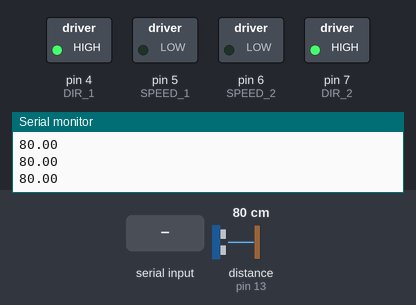
This sketch was run on a simulated Arduino Uno, built with avr-gcc and run on an emulated ATmega328P. Shown: switched loads named in the sketch (green lamp = pin HIGH), the last lines printed to the serial monitor. Inputs (shaded band) come from the test bench; at power-on: distance to the obstacle (sensor on pin 13) 80 cm.

Above: at 2.2 s.
2.3 s: "f" received over Serial
At 3.3 s:
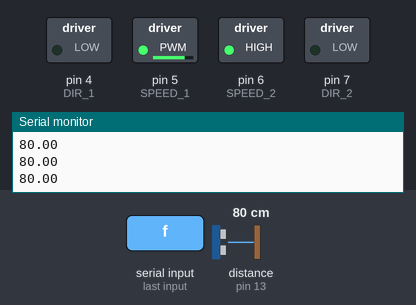
3.8 s: distance to the obstacle (sensor on pin 13) set to 27 cm
5.3 s: distance to the obstacle (sensor on pin 13) set to 23 cm
At 6.4 s:
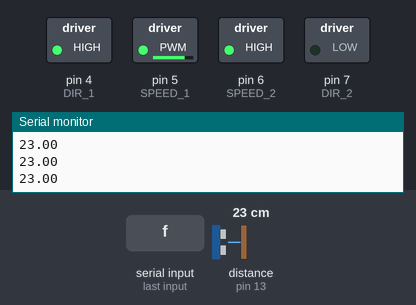
6.8 s: "b" received over Serial
At 8.0 s:
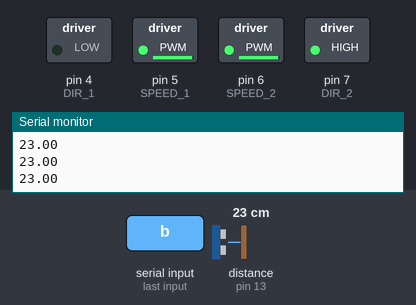
8.3 s: "l" received over Serial
At 9.0 s:
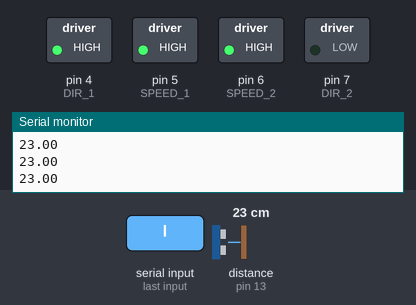
9.8 s: "f" received over Serial
At 10.5 s:
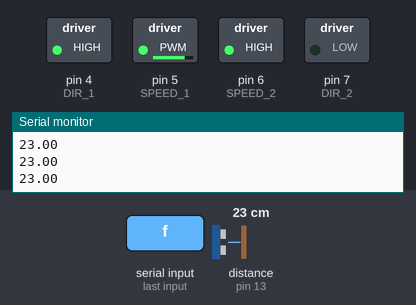
Timing chart, 0 to 12.3 s (numbered marks = the images above; inputs shaded):
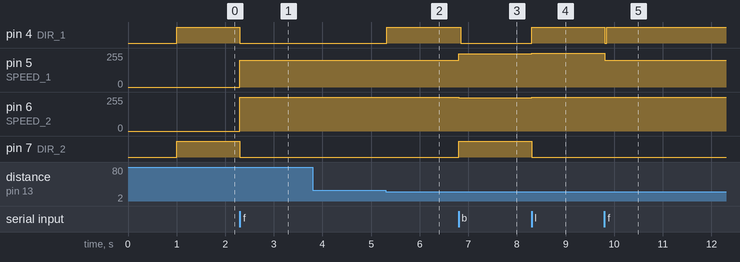

Measured:
- the behaviour switches between 26 and 25 cm on distance to the obstacle (sensor on pin 13) (found by bisection; images 1 and 2)
- after the input at 2.3 s, pin 4 (DIR_1), pin 7 (DIR_2): HIGH → LOW at once; pin 5 (SPEED_1): 0/255 → 200/255 at once; pin 6 (SPEED_2): 0/255 → 255/255 at once
- after the input at 5.3 s, pin 4 (DIR_1): LOW → HIGH at once
- after the input at 6.8 s, pin 4 (DIR_1): HIGH → LOW at once; pin 5 (SPEED_1): 200/255 → 250/255 at once; pin 6 (SPEED_2): 255/255 → 250/255 at once; pin 7 (DIR_2): LOW → HIGH at once
- after the input at 8.3 s, pin 4 (DIR_1): LOW → HIGH at once; pin 5 (SPEED_1), pin 6 (SPEED_2): 250/255 → 255/255 at once; pin 7 (DIR_2): HIGH → LOW at once
- after the input at 9.8 s, pin 4 (DIR_1): HIGH → LOW at once, → HIGH 0.04 s later; pin 5 (SPEED_1): 255/255 → 200/255 at once

The sketch:

vehicle_code.ino
```cpp
// подключите один мотор к клемме: M1+ и M1-
// а второй к клемме: M2+ и M2-
// Motor shield использует четыре контакта 4, 5, 6, 7 для управления моторами
// 4 и 7 — для направления, 5 и 6 — для скорости
#include "Ultrasonic.h"
#include "Wire.h"
//#include "I2Cdev.h"
//#include "MPU6050.h"
#include <SoftwareSerial.h>
#include <SPI.h>                                          // Подключаем библиотеку  для работы с шиной SPI
#include <Adafruit_NeoPixel.h>
#include "Ultrasonic.h"
#define SPEED_1      5
#define DIR_1        4
#include <FastLED.h>
#define SPEED_2      6
#define DIR_2        7
Ultrasonic ultrasonic(12, 13);
boolean A = true; boolean B = true;
unsigned int Speed_Lev = 0,
Speed_Prav = 0;
unsigned int interval = 40,
previous_time = 0,
current_time = 0,
interval2 = 70,
previous_time2 = 0;

  char junk;
  String inputString="";
  String condition ="";
void movement(boolean A, boolean B, unsigned int Speed_Lev, unsigned int Speed_Prav) {
    digitalWrite(DIR_1, A);

    analogWrite(SPEED_1, Speed_Lev);

    digitalWrite(DIR_2, B);

    analogWrite(SPEED_2, Speed_Prav);
}

void setup() {
  Serial.begin(9600);

  // настраиваем выводы платы 4, 5, 6, 7 на вывод сигналов
  for (int i = 4; i < 8; i++) {
    pinMode(i, OUTPUT);
  }
  delay(1000);


}
void loop(){
   current_time = millis();
  if(Serial.available()){
    while(Serial.available())
    {
      char inChar = (char)Serial.read(); //read the input
      inputString += inChar;
      condition = inputString;//make a string of the characters coming on serial
    }
    Serial.println(inputString);
    while (Serial.available() > 0)
    { junk = Serial.read() ; }      // clear the serial buffer
    if(inputString == "f"){         //in case of 'a' turn the LED on
      A = false;
      B = false;
      Speed_Lev = 200;
      Speed_Prav = 255;

    }else if(inputString == "b"){   //incase of 'b' turn the LED off
      A = true;
      B = true;
      Speed_Lev = 250;
      Speed_Prav = 250;
    }
    else if(inputString == "l"){   //incase of 'b' turn the LED off
       A = true;
       B = false;
       Speed_Lev = 255;
       Speed_Prav = 255;
    }
    else if(inputString == "r"){   //incase of 'b' turn the LED off
       A = false;
       B = true;
       Speed_Lev = 255;
       Speed_Prav =255;
    }
    else if(inputString == "s"){   //incase of 'b' turn the LED off
       A = false;
       B = false;
       Speed_Lev = 0;
       Speed_Prav = 0;
    }
  }

  if (current_time >= interval + previous_time) {
        previous_time = current_time;
        float dist_cm = ultrasonic.Ranging(CM); //Нашли расстояние
        Serial.println(dist_cm);

        if ((condition != "l") && (condition != "r") && (condition != "s")) {
          if (dist_cm <= 25) {
             A=!B;
          } else {
              A=B;

          }
        }
  }
  inputString = "";
   movement(A,B, Speed_Lev, Speed_Prav);
  }
```
